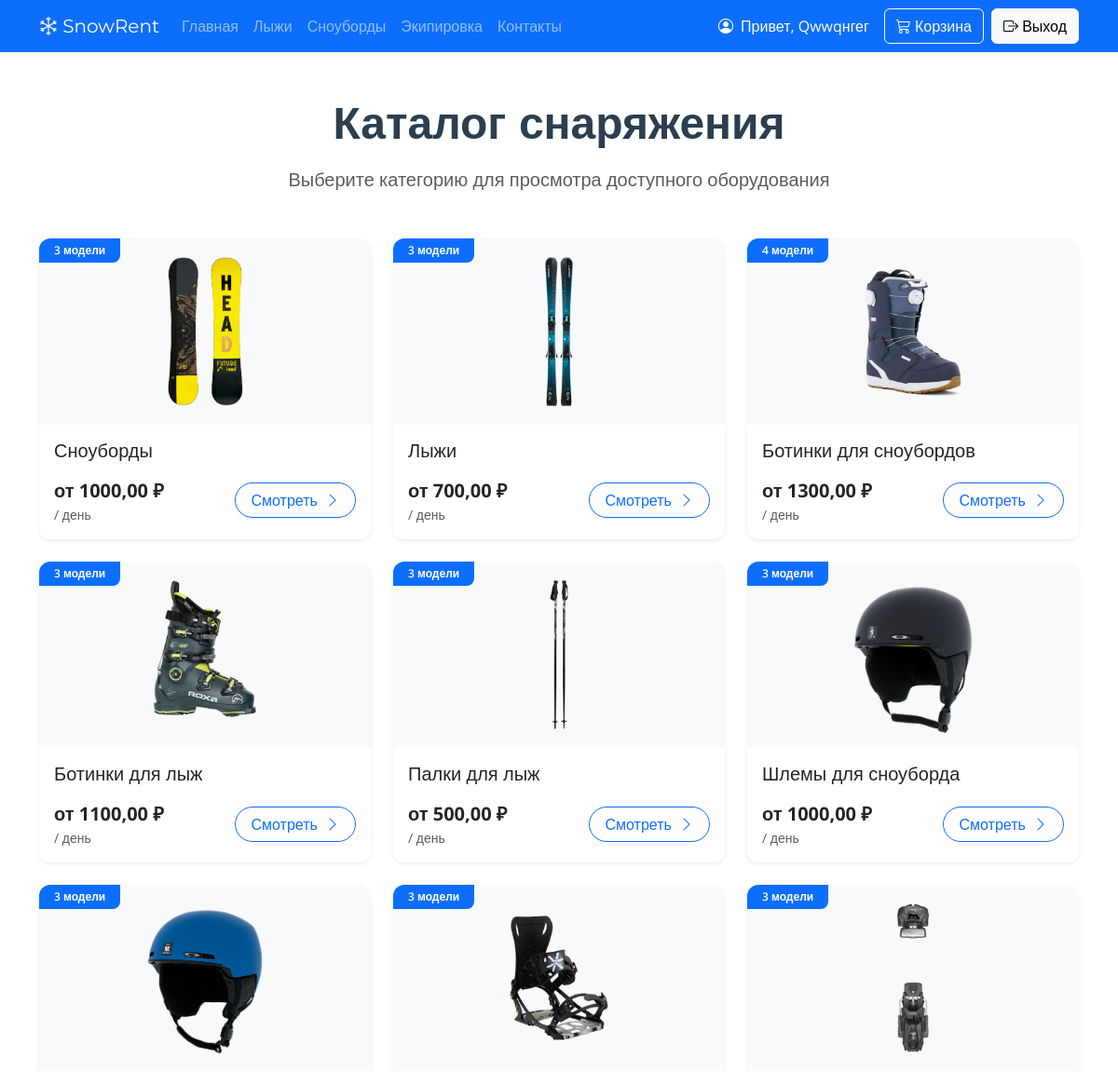
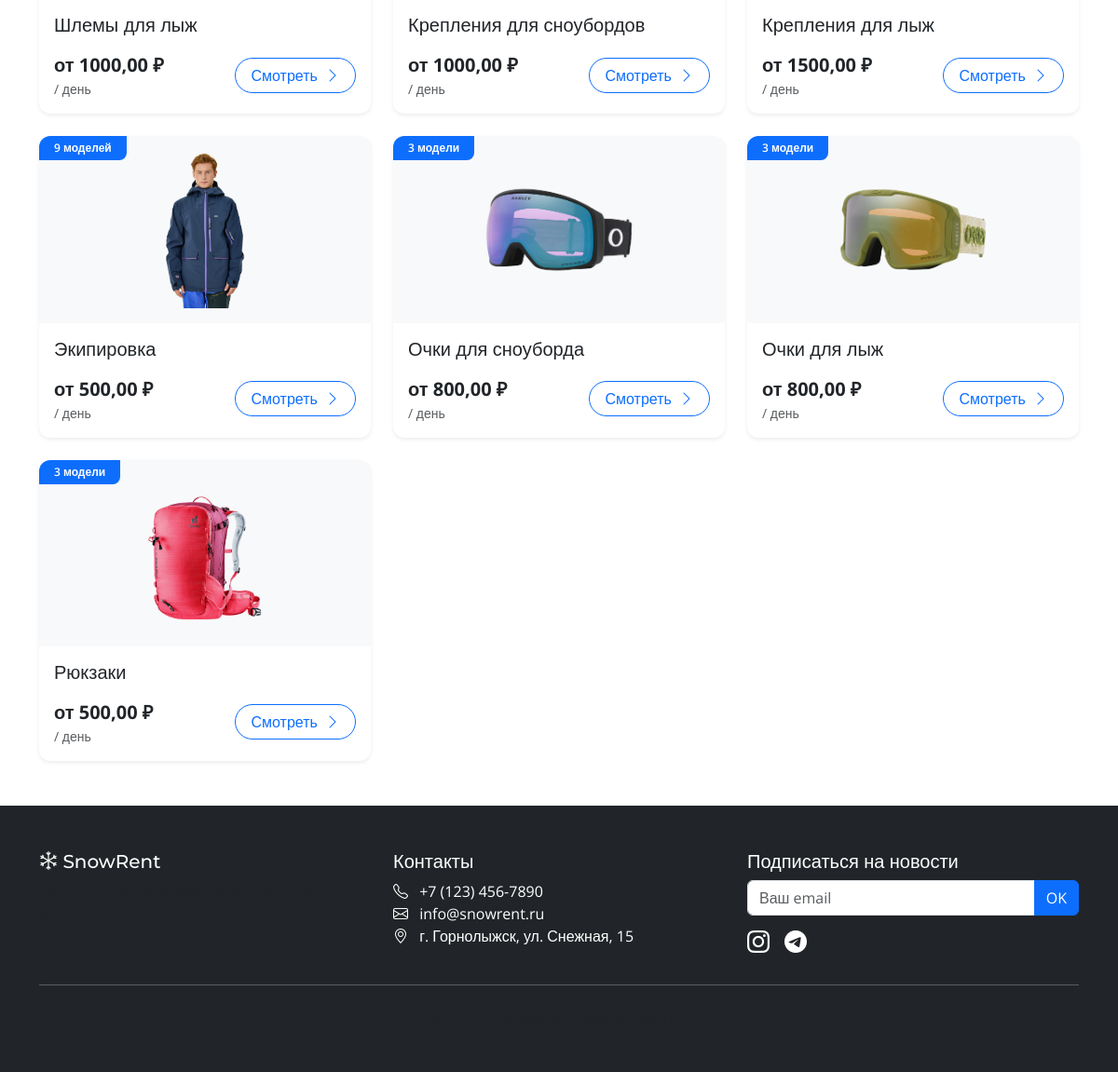
The page /products/ (signed in) on the database its author committed (2 pictures, top to bottom).
### rent/models.py (models this page shows, shortened)
class Category(models.Model):
    name = models.CharField(max_length=255, db_index=True, verbose_name="Название")
    slug = models.SlugField(max_length=255, unique=True, db_index=True, verbose_name="Slug")
    is_available = models.BooleanField(default=True, db_index=True, verbose_name="Наличие категории")
    def get_models_count_text(self):
        count = self.products.filter(is_available=True).count()
        if count % 10 == 1 and count % 100 != 11:
            return f"{count} модель"
        elif 2 <= count % 10 <= 4 and (count % 100 < 10 or count % 100 >= 20):
            return f"{count} модели"
        else:
            return f"{count} моделей"
    class Meta:
        verbose_name = "Категория"
        verbose_name_plural = "Категории"

class Product(models.Model):
    CATEGORY_CHOICES = [
        ('ski', 'Лыжи'),
        ('snowboard', 'Сноуборд'),
        ('helmet', 'Шлем'),
        ('ski_bindings', 'Горнолыжные крепления'),
        ('equipment', 'Экипировка'),
    ]
    name = models.CharField(max_length=255, verbose_name="Товар")
    slug = models.SlugField(max_length=255, unique=True, db_index=True, verbose_name="Slug")
    description = models.TextField(blank=True, verbose_name="Описание")
    price = models.DecimalField(max_digits=10, decimal_places=2, verbose_name="Цена")
    category = models.ForeignKey('Category', on_delete=models.PROTECT,
                                 db_index=True, related_name='products', verbose_name="Категория")
    total_quantity  = models.PositiveIntegerField(default=0, verbose_name="Общее количество")
    reserved_quantity = models.PositiveIntegerField(default=0, verbose_name="Зарезервировано")
    main_image = models.ImageField(
        upload_to="products/%Y/%m/%d/",
        blank=True,
        null=True,
        verbose_name="Главное изображение"
    )
    created_at = models.DateTimeField(auto_now_add=True, verbose_name="Добавлено")
    updated_at = models.DateTimeField(auto_now=True, verbose_name="Редактировано")
    is_available = models.BooleanField(default=True, db_index=True, verbose_name="Наличие товара")
    class Meta:
        verbose_name = "Товар"
        verbose_name_plural = "Товары"
        ordering = ['-created_at']

### rent/views.py (the view)
# urls.py: path('products/', SportRentView.as_view(), name='products'),
class SportRentView(View):
    def get(self, request):
        categories = Category.objects.prefetch_related(
            Prefetch('products',
                     queryset=Product.objects.filter(is_available=True).order_by('price'),
                     to_attr='cheapest_products')
        ).all()
        return render(request,
                      template_name='rent/products.html',
                      context={
                          'categories': categories,
                      })

### rent/templates/rent/products.html (shortened to what this page needs)
{% extends 'rent/base.html' %}
{% load static %}
{% block content %}
<section class="py-5">
    <div class="container">
        <div class="text-center mb-5">
            <h2 class="display-5 fw-bold mb-3 font-montserrat">Каталог снаряжения</h2>
            <p class="lead text-muted font-opensans">Выберите категорию для просмотра доступного оборудования</p>
        </div>
        <div class="row g-4">
            {% for category in categories %}
            {% with product=category.cheapest_products.0 %}
            <div class="col-lg-4 col-md-6">
                <div class="card h-100 border-0 shadow-sm overflow-hidden hover-shadow transition-all">
                    <div class="position-relative">
                        <div class="ratio ratio-16x9 bg-light">
                            {% if category.is_available and product %}
                                <img src="{{ product.main_image.url }}" class="img-fluid p-3" alt="{{ product.name }}"
                                     style="object-fit: contain; mix-blend-mode: multiply;">
                            {% else %}
                                <img src="/media/products/default/default.png" class="img-fluid p-3"
                                     alt="{{ category.name }}"
                                     style="object-fit: contain; mix-blend-mode: multiply;">
                            {% endif %}
                        </div>
                        <div class="category-badge bg-primary text-white px-3 py-1 position-absolute start-0 top-0">
                            {% if category.is_available %}
                                {{ category.get_models_count_text }}
                            {% else %}
                                Нет в наличии
                            {% endif %}
                        </div>
                    </div>
                    <div class="card-body d-flex flex-column">
                        <h3 class="h5 card-title mb-3 font-montserrat">
                            {{ category.name }}
                        </h3>
                        <div class="mt-auto">
                            <div class="d-flex justify-content-between align-items-center">
                                {% if category.is_available %}
                                    {% if product %}
                                        <div>
                                            <span class="fw-bold text-dark fs-5">от {{ product.price }} ₽</span>
                                            <small class="d-block text-muted">/ день</small>
                                        </div>
                                        <a href="{% url 'rent:show_product' product.slug %}" class="btn btn-outline-primary rounded-pill px-3">
                                    Смотреть <i class="bi bi-chevron-right ms-1"></i>
                                </a>
                                    {% else %}
                                        <span class="text-danger small"><i class="bi bi-exclamation-circle"></i> Нет в наличии</span>
                                    {% endif %}
                                {% else %}
                                    <span class="text-danger"><i class="bi bi-exclamation-circle"></i> Категория недоступна</span>
                                {% endif %}
                            </div>
                        </div>
                    </div>
                </div>
            </div>
            {% endwith %}
            {% endfor %}
        </div>
    </div>
</section>
{% endblock %}

### rent/templates/rent/base.html (shortened to what this page needs)
{% load static %}
<html lang="ru">
<head>
    <link href="https://cdn.jsdelivr.net/npm/bootstrap@5.3.0/dist/css/bootstrap.min.css" rel="stylesheet">
    <link rel="stylesheet" href="https://cdn.jsdelivr.net/npm/bootstrap-icons@1.11.0/font/bootstrap-icons.css">
    <link rel="stylesheet" href="{% static 'rent/css/style.css' %}">
</head>
<body>
<nav class="navbar navbar-expand-lg navbar-dark bg-primary sticky-top">
    <div class="container">
        <a class="navbar-brand" href="{% url 'rent:home' %}">
            <i class="bi bi-snow"></i> SnowRent
        </a>
        <div class="collapse navbar-collapse" id="navbarNav">
            <ul class="navbar-nav me-auto">
                <li class="nav-item"><a class="nav-link" href="{% url 'rent:home' %}">Главная</a></li>
                <li class="nav-item"><a class="nav-link" href="{% url 'rent:skis' %}">Лыжи</a></li>
                <li class="nav-item"><a class="nav-link" href="{% url 'rent:snowboards' %}">Сноуборды</a></li>
                <li class="nav-item"><a class="nav-link" href="{% url 'rent:equipment' %}">Экипировка</a></li>
                <li class="nav-item"><a class="nav-link" href="{% url 'rent:contacts' %}">Контакты</a></li>
            </ul>
            <div class="d-flex align-items-center">
                {% if user.is_authenticated %}
                <div class="text-white me-3 d-none d-sm-block">
                    <i class="bi bi-person-circle me-1"></i>
                    <span>Привет, {{ user.username }}</span>
                </div>
                <a href="{% url 'cart:view_cart' %}" class="btn btn-outline-light me-2">
                    <i class="bi bi-cart3"></i>
                    <span class="d-none d-md-inline">Корзина</span>
                </a>
                <a href="{% url 'rent:logout' %}" class="btn btn-light">
                    <i class="bi bi-box-arrow-right"></i>
                    <span class="d-none d-md-inline">Выход</span>
                </a>
                {% else %}
                <a href="{% url 'rent:login' %}" class="btn btn-light">
                    <i class="bi bi-person"></i>
                    <span class="d-none d-md-inline">Вход/Регистрация</span>
                </a>
                {% endif %}
            </div>
        </div>
    </div>
</nav>
<main>
    {% block content %}
    {% endblock %}
</main>
<footer class="bg-dark text-white py-5 mt-auto">
    <div class="container">
        <div class="row g-4">
            <div class="col-md-4">
                <h5><i class="bi bi-snow"></i> SnowRent</h5>
                <p class="text-muted">Лучший выбор снаряжения для зимнего спорта с 2015 года</p>
            </div>
            <div class="col-md-4">
                <h5>Контакты</h5>
                <ul class="list-unstyled">
                    <li><i class="bi bi-telephone me-2"></i> +7 (123) 456-7890</li>
                    <li><i class="bi bi-envelope me-2"></i> info@snowrent.ru</li>
                    <li><i class="bi bi-geo-alt me-2"></i> г. Горнолыжск, ул. Снежная, 15</li>
                </ul>
            </div>
            <div class="col-md-4">
                <h5>Подписаться на новости</h5>
                <div class="input-group mb-3">
                    <input type="email" class="form-control" placeholder="Ваш email">
                    <button class="btn btn-primary" type="button">OK</button>
                </div>
                <div class="d-flex gap-3">
                    <a href="#" class="text-white"><i class="bi bi-instagram fs-4"></i></a>
                    <a href="#" class="text-white"><i class="bi bi-telegram fs-4"></i></a>
                </div>
            </div>
        </div>
        <hr class="my-4">
        <div class="text-center text-muted">
            <small>© 2023 SnowRent. Все права защищены.</small>
        </div>
    </div>
</footer>
</body>
</html>

### rent/static/rent/css/style.css (style rules this page uses)
:root { --primary: #3498db; --secondary: #2c3e50; --accent: #e74c3c; --light: #ecf0f1; --dark: #2c3e50; }
body { font-family: 'Open Sans', sans-serif; color: var(--dark); }
h1, h2, h3, h4, h5, .navbar-brand { font-family: 'Montserrat', sans-serif; }
.card { transition: transform 0.3s, box-shadow 0.3s; border: none; }
footer a { text-decoration: none; transition: color 0.2s; }

### rent/templates/rent/base.html (style rules this page uses)
body { display: flex; flex-direction: column; min-height: 100vh; }
main { flex-grow: 1; }

### rent/templates/rent/products.html (style rules this page uses)
.font-montserrat { font-family: 'Montserrat', sans-serif; }
.font-opensans { font-family: 'Open Sans', sans-serif; }
.hover-shadow { transition: transform 0.3s ease, box-shadow 0.3s ease; border-radius: 12px; }
.category-badge { border-bottom-right-radius: 8px; font-size: 0.75rem; font-weight: 600; }

### rows shown on the page
Category: cheapest_products.0.main_image (picture), get_models_count_text "3 модели", name "Сноуборды", cheapest_products.0.price "1000,00"
Category: cheapest_products.0.main_image (picture), get_models_count_text "3 модели", name "Лыжи", cheapest_products.0.price "700,00"
Category: cheapest_products.0.main_image (picture), get_models_count_text "4 модели", name "Ботинки для сноубордов", cheapest_products.0.price "1300,00"
Category: cheapest_products.0.main_image (picture), get_models_count_text "3 модели", name "Ботинки для лыж", cheapest_products.0.price "1100,00"
Category: cheapest_products.0.main_image (picture), get_models_count_text "3 модели", name "Палки для лыж", cheapest_products.0.price "500,00"
Category: cheapest_products.0.main_image (picture), get_models_count_text "3 модели", name "Шлемы для сноуборда", cheapest_products.0.price "1000,00"
Category: cheapest_products.0.main_image (picture), get_models_count_text "3 модели", name "Шлемы для лыж", cheapest_products.0.price "1000,00"
Category: cheapest_products.0.main_image (picture), get_models_count_text "3 модели", name "Крепления для сноубордов", cheapest_products.0.price "1000,00"
Category: cheapest_products.0.main_image (picture), get_models_count_text "3 модели", name "Крепления для лыж", cheapest_products.0.price "1500,00"
Category: cheapest_products.0.main_image (picture), get_models_count_text "9 моделей", name "Экипировка", cheapest_products.0.price "500,00"
Category: cheapest_products.0.main_image (picture), get_models_count_text "3 модели", name "Очки для сноуборда", cheapest_products.0.price "800,00"
Category: cheapest_products.0.main_image (picture), get_models_count_text "3 модели", name "Очки для лыж", cheapest_products.0.price "800,00"
Category: cheapest_products.0.main_image (picture), get_models_count_text "3 модели", name "Рюкзаки", cheapest_products.0.price "500,00"

### other values the page prints
{{ user.username }} "Qwwqнгег"
